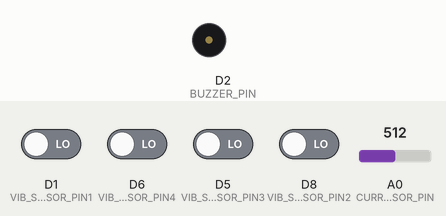
Bench run of a sketch on a simulated ESP8266 (NodeMCU). On the bench: buzzer (waves = sounding). Inputs (shaded band) come from the test bench; at power-on: D1 (VIB_SENSOR_PIN1), D5 (VIB_SENSOR_PIN3), D6 (VIB_SENSOR_PIN4), D8 (VIB_SENSOR_PIN2) LOW, A0 (CURRENT_SENSOR_PIN) = 512. WiFi joins after 1.5 s; servers stay silent unless stated; uploads are accepted with an empty reply; what the sketch prints to the serial monitor is not drawn.

Above: at 3.3 s.
3.4 s: A0 (CURRENT_SENSOR_PIN) set to 485
At 4.0 s:
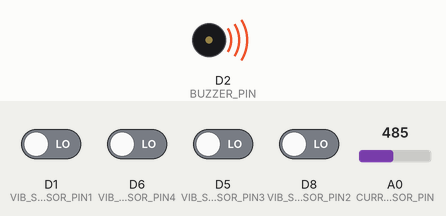
12.1 s: A0 (CURRENT_SENSOR_PIN) set to 490
Timing chart, 0 to 22.8 s (numbered marks = the images above; inputs shaded):
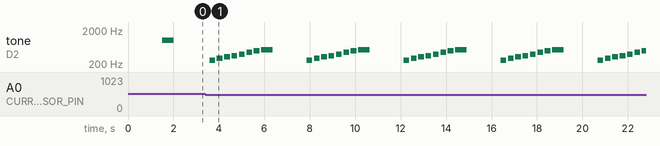

The sketch:

WashingMachine.ino
```cpp
#include <ESP8266WiFi.h>
#include <ESP8266HTTPClient.h>

const char* ssid = "Redmi 8A Dual";
const char* password = "Server_10";

const char* serverName = "http://192.168.43.56:3000/api/status";

#define VIB_SENSOR_PIN1 D1
#define VIB_SENSOR_PIN2 D8
#define VIB_SENSOR_PIN3 D5
#define VIB_SENSOR_PIN4 D6

#define BUZZER_PIN D2

#define CURRENT_SENSOR_PIN A0

const int currentThreshold = 500;

#define NUM_SAMPLES 10

#define NOTE_C4  262
#define NOTE_D4  294
#define NOTE_E4  330
#define NOTE_F4  349
#define NOTE_G4  392
#define NOTE_A4  440
#define NOTE_B4  494
#define NOTE_C5  523

int melody[] = { NOTE_C4, NOTE_D4, NOTE_E4, NOTE_F4, NOTE_G4, NOTE_A4, NOTE_B4, NOTE_C5 };
int noteDurations[] = { 4, 4, 4, 4, 4, 4, 4, 2 };
int melodyLength = sizeof(melody) / sizeof(melody[0]);

void setup() {
  Serial.begin(9600);
  Serial.println("Hello");

  WiFi.begin(ssid, password);
  Serial.print("Connecting to Wi‑Fi");
  while (WiFi.status() != WL_CONNECTED) {
    delay(500);
    Serial.print(".");
  }
  Serial.println("\nConnected to Wi‑Fi");

  pinMode(VIB_SENSOR_PIN1, INPUT);
  pinMode(VIB_SENSOR_PIN2, INPUT);
  pinMode(VIB_SENSOR_PIN3, INPUT);
  pinMode(VIB_SENSOR_PIN4, INPUT);

  pinMode(BUZZER_PIN, OUTPUT);
  digitalWrite(BUZZER_PIN, LOW);

  tone(BUZZER_PIN, 1000, 500);
  delay(600);
}

void loop() {
  Serial.println("Loop running...");

  long sumADC = 0;
  for (int i = 0; i < NUM_SAMPLES; i++) {
    sumADC += analogRead(CURRENT_SENSOR_PIN);
    delay(10);
  }
  int avgADC = sumADC / NUM_SAMPLES;
  float voltage = avgADC * (1.0 / 1023.0);

  Serial.print("Average ADC Value: ");
  Serial.print(avgADC);
  Serial.print(" | Voltage: ");
  Serial.println(voltage);

  int vib1 = digitalRead(VIB_SENSOR_PIN1);
  int vib2 = digitalRead(VIB_SENSOR_PIN2);
  int vib3 = digitalRead(VIB_SENSOR_PIN3);
  int vib4 = digitalRead(VIB_SENSOR_PIN4);

  Serial.print("Vib1: ");
  Serial.print(vib1);
  Serial.print(" | Vib2: ");
  Serial.print(vib2);
  Serial.print(" | Vib3: ");
  Serial.print(vib3);
  Serial.print(" | Vib4: ");
  Serial.println(vib4);

  bool machine1 = (vib1 == HIGH) || (avgADC > currentThreshold);
  bool machine2 = (vib2 == HIGH) || (avgADC > currentThreshold);
  bool machine3 = (vib3 == HIGH) || (avgADC > currentThreshold);
  bool machine4 = (vib4 == HIGH) || (avgADC > currentThreshold);

  if (machine1 || machine2 || machine3 || machine4) {
    Serial.println("Machine Status: Occupied");
  } else {
    Serial.println("Machine Status: Available");
    playMelody();
  }

  String jsonPayload = "{";
  jsonPayload += "\"machine1\": " + String(machine1 ? "true" : "false") + ",";
  jsonPayload += "\"machine2\": " + String(machine2 ? "true" : "false") + ",";
  jsonPayload += "\"machine3\": " + String(machine3 ? "true" : "false") + ",";
  jsonPayload += "\"machine4\": " + String(machine4 ? "true" : "false");
  jsonPayload += "}";

  if(WiFi.status() == WL_CONNECTED) {
    HTTPClient http;
    WiFiClient client;
    http.begin(client, serverName);
    http.addHeader("Content-Type", "application/json");
    int httpResponseCode = http.POST(jsonPayload);
    Serial.print("POST response code: ");
    Serial.println(httpResponseCode);
    http.end();
  } else {
    Serial.println("WiFi not connected");
  }

  delay(1000);
}

void playMelody() {
  for (int i = 0; i < melodyLength; i++) {
    int noteDuration = 1000 / noteDurations[i];
    tone(BUZZER_PIN, melody[i], noteDuration);
    delay(noteDuration * 1.30);
    noTone(BUZZER_PIN);
  }
}
```

Measured:
- the behaviour switches between 501 and 500 on A0 (CURRENT_SENSOR_PIN) (found by bisection; images 0 and 1)
- after the input at 3.4 s, tone on D2 (BUZZER_PIN): plays 262 Hz for 0.25 s, 294 Hz for 0.25 s, 330 Hz for 0.25 s, 349 Hz for 0.25 s, 392 Hz for 0.25 s, 440 Hz for 0.25 s … (16 notes in this stretch), starting after 0.19 s
